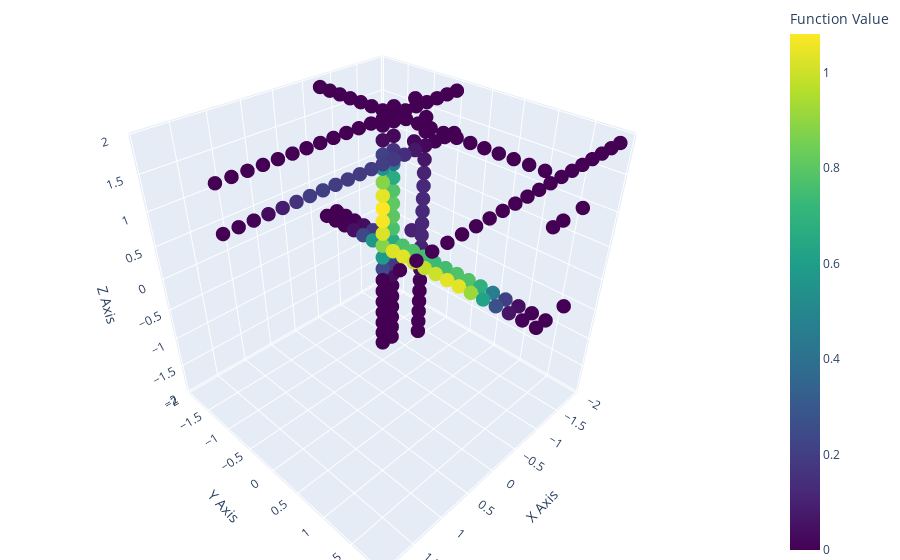

The notebook cell this image was saved under:
### Code cell
from qutree import *

def parabula(x):
    return np.sum(x**2)

def double_well_2(q):
    x = givens_x(-20.) @ givens_z(10.) @ givens_x(10.) @ q
    #x = q
    v1 = (x[0] - 0.02)**4 - 0.5 * x[0]**2
    v2 = (x[1] - 0.01)**4 - 0.5 * x[1]**2
    v3 = (x[2] - 0.05)**4 - 0.5 * x[2]**2
    return np.exp(-(v1 + v2 + v3))

def double_well(x):
    v1 = 0.5*(x[0]- 0.5)**2 + 0.25 * (x[0] + 0.5)**2
    v2 = 0.5*(x[1]- 0.5)**2 + 0.25 * (x[1] + 0.5)**2
    v3 = 0.5*(x[2]- 0.5)**2 + 0.25 * (x[2] + 0.5)**2
    return v1 + v2 + v3

def Err_xyz(x):
    return parabula(x)

def Err_spherical(q):
    x = spherical_to_xyz(q)
    return parabula(x)

N = 20
r = 3
f = 3

class Objective:
    def __init__(self, Err, linspace, q_to_xyz = lambda x : x):
        self.Err = Err
        self.q_to_xyz = q_to_xyz
        self.linspace = linspace

    def __call__(self, x):
        q = self.xyz_to_q(x)
        return self.Err(q)
    
    def plot(self, G):
        plot_tn_xyz(G, self.Err, self.q_to_xyz)

#O = Objective(Err_xyz, spherical_linspace(N, include_boundaries= False), spherical_to_xyz)
O = Objective(double_well_2, [linspace(-2., 2., N = N)] * f)
G = balanced_tree(f, r, N)
#G = tt_graph(f, r, N)
G = tn_grid(G, O.linspace)
O.plot(G)

### Figure 1 — Plotly figure (JSON) as saved in the notebook; plotly's stock layout.template omitted (floating-point values rounded to 4 significant figures; data arrays with more than 128 entries replaced by an {"elided": "..."} marker saying what was removed)
{"data": [{"marker": {"color": {"elided": "207 float values"}, "colorbar": {"title": {"text": "Function Value"}}, "colorscale": [[0, "#440154"], [0.1111, "#482878"], [0.2222, "#3e4989"], [0.3333, "#31688e"], [0.4444, "#26828e"], [0.5556, "#1f9e89"], [0.6667, "#35b779"], [0.7778, "#6ece58"], [0.8889, "#b5de2b"], [1, "#fde725"]], "size": 5}, "mode": "markers", "type": "scatter3d", "x": {"elided": "207 float values"}, "y": {"elided": "207 float values"}, "z": {"elided": "207 float values"}}], "layout": {"margin": {"b": 0, "l": 0, "r": 0, "t": 0}, "scene": {"aspectmode": "cube", "xaxis": {"autorange": true, "title": {"text": "X Axis"}}, "yaxis": {"autorange": true, "title": {"text": "Y Axis"}}, "zaxis": {"autorange": true, "title": {"text": "Z Axis"}}}}}
